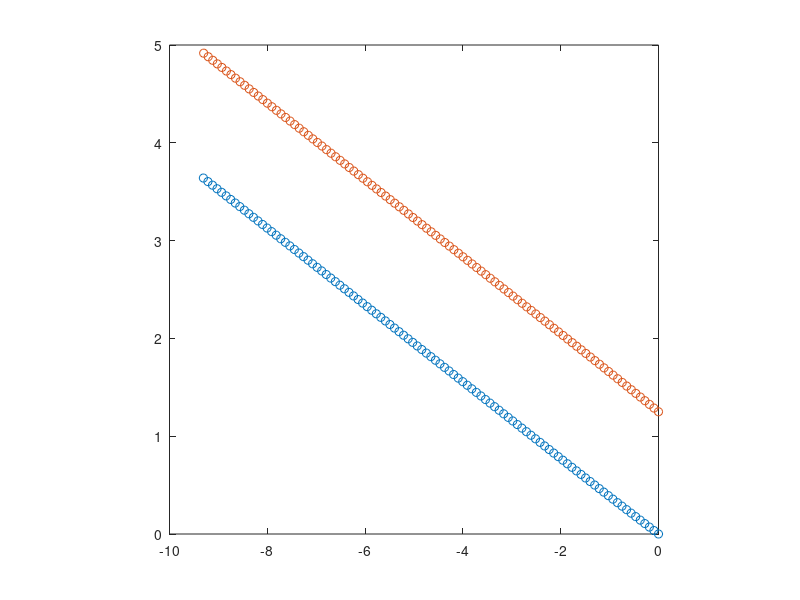
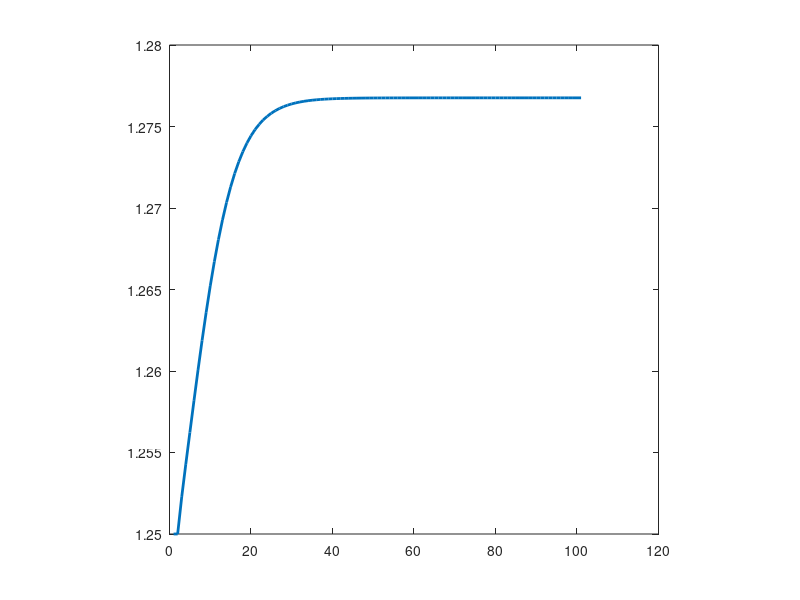
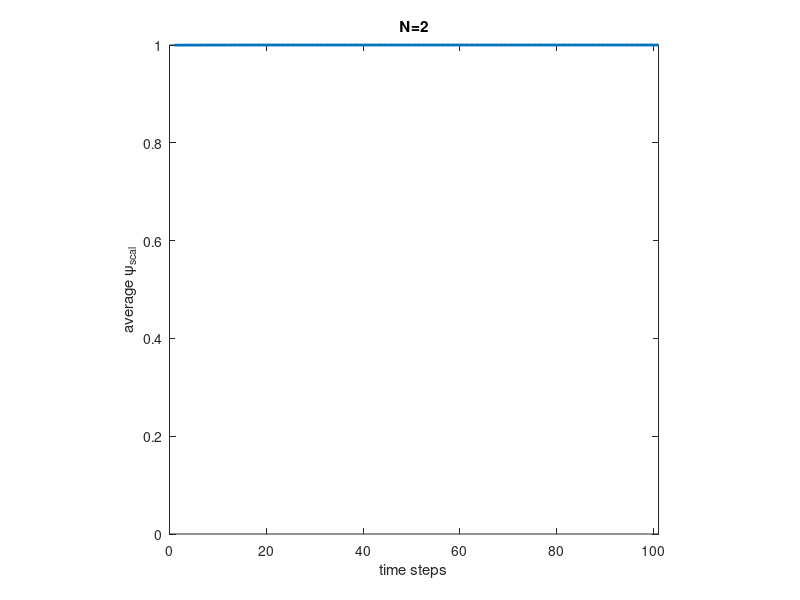

MATLAB code for these plots, in order:
%clear all;
close all;
N=2;
dt=0.1;
step=100;
d0=1;
d1=2.25;
K=1;
sigma=1;
beta=0.25;
theta=2;

avg=zeros(1,step+1);
dis=zeros(1,step+1);
p=zeros(2*N,step+1);
v=zeros(2*N,step+1);
a=zeros(2*N,step+1);
scal=zeros(1,step+1);

if N==2
    p=[0; 0; 0; 2]*0.625;
    %v=[cos(pi/4);sin(pi/4);cos(3*pi/4);sin(3*pi/4)];
    for i=1:N
        ag=rand(1)*pi/2+4/pi;
        v(2*i-1:2*i,1)=[cos(ag);sin(ag)];
    end
elseif N==3
    p(:,1)=[0; 0; 2; 0; 1; sqrt(3)]*0.625;
    %v(:,1)=[cos(pi/4);sin(pi/4);cos(3*pi/4);sin(3*pi/4);cos(2*pi/4);sin(2*pi/4)];
    for i=1:N
        ag=rand(1)*pi/2+4/pi;
        v(2*i-1:2*i,1)=[cos(ag);sin(ag)];
    end
elseif N==4
    p(:,1)=[0; 0; 2; 0; 1; sqrt(3); 1; -sqrt(3)]*0.625;
    %v(:,1)=[cos(pi/4);sin(pi/4);cos(3*pi/4);sin(3*pi/4);cos(2*pi/4);sin(2*pi/4);cos(pi/4);sin(pi/4)];
    for i=1:N
        ag=rand(1)*pi/2+4/pi;
        v(2*i-1:2*i,1)=[cos(ag);sin(ag)];
    end
elseif N==5
    p(:, 1)=[0; 0; 2; 0; 4; 0; 1; sqrt(3); 1; -sqrt(3)]*0.625;
    for i=1:N
        ag=rand(1)*pi/2+4/pi;
        v(2*i-1:2*i,1)=[cos(ag);sin(ag)];
    end
elseif N==10
    p(:, 1)=[0; 0; 2; 0; 4; 0; 6; 0; 1; sqrt(3); 1; -sqrt(3); 3; sqrt(3); 3; -sqrt(3); 5; sqrt(3); 5; -sqrt(3)]*0.625;
    for i=1:N
        ag=rand(1)*pi/2+4/pi;
        v(2*i-1:2*i,1)=[cos(ag);sin(ag)];
    end
elseif N==16
    p(:, 1)=[0; 0; 2; 0; 4; 0; 6; 0; 1; sqrt(3); 1; -sqrt(3); 3; sqrt(3); 3; -sqrt(3); 5; sqrt(3); 5; -sqrt(3); 2; 2*sqrt(3); 2; -2*sqrt(3);
        4; 2*sqrt(3); 4; -2*sqrt(3); 3; 3*sqrt(3); 3; -3*sqrt(3)]*0.625;
    for i=1:N
        ag=rand(1)*pi/2+4/pi;
        v(2*i-1:2*i,1)=[cos(ag);sin(ag)];
    end
end

cnt=0;
for i=1:N
    for j=1:N
        if i~=j
            rp=norm(p(2*j-1:2*j,1)-p(2*i-1:2*i,1));
            if rp<sqrt(d1)
                dis(1,1)=dis(1,1)+rp;
                cnt=cnt+1;
            end
            scal(1,1)=scal(1,1) + dot(v(2*i-1:2*i,1),v(2*j-1:2*j,1))/norm(v(2*i-1:2*i,1))/norm(v(2*j-1:2*j,1));
        end
    end
end

dis(1,1)=dis(1,1)/cnt;

for i=1:step
    cnt=0;
    d=0;
    for j=1:N
        ta=zeros(2,1);
        f0=zeros(2,1);
        f1=zeros(2,1);
        lambda=0;
        for k=1:N
            if j~=k
                rp=norm(p(2*j-1:2*j,i)-p(2*k-1:2*k,i));
                rv=norm(v(2*j-1:2*j,i)-v(2*k-1:2*k,i));
                
                if rp<sqrt(d1)
                    d=d+rp;
                    cnt=cnt+1;
                end

                if i>j
                    ta=ta + K/(sigma^2+rp^2)^beta * (v(2*k-1:2*k,i)-v(2*j-1:2*j,i));
                    f0=1/(rp^2-d0)^theta*(p(2*j-1:2*j,i)-p(2*k-1:2*k,i));
                    f1=1/(rp^2-d1)^theta*(-p(2*k-1:2*k,i)+p(2*j-1:2*j,i));
                    lambda = lambda+1/N*rv^2;
                else
                    ta=ta + K/(sigma^2+rp^2)^beta * (v(2*k-1:2*k,i)-v(2*j-1:2*j,i));
                    f0=1/(rp^2-d0)^theta*(p(2*j-1:2*j,i)-p(2*k-1:2*k,i));
                    f1=1/(rp^2-d1)^theta*(-p(2*k-1:2*k,i)+p(2*j-1:2*j,i));
                end
            end
        end
        a(2*j-1:2*j,i+1)=ta+sqrt(lambda)*(f0-f1);
    end
    v(:,i+1)=v(:,i)+a(:,i+1)*dt;
    p(:,i+1)=p(:,i)+v(:,i)*dt+0.5*a(:,i+1)*dt^2;
    for m=1:N
        for n=1:N
            if m~=n
                scal(1,i+1) = scal(1,i+1) + dot(v(2*m-1:2*m,i+1),v(2*n-1:2*n,i+1))/norm(v(2*m-1:2*m,i+1))/norm(v(2*n-1:2*n,i+1));
            end
        end
    end
    dis(1,i+1)=d/cnt;
end

scal=abs(scal/N/(N-1));
avg=avg+scal;

g=figure;
plot(p(1,:),p(2,:),'o');
hold on;
for i=1:N-1
    plot(p(2*i+1,:),p(2*i+2,:),'o');
end
hold off;
axis square;

h=figure;
t=1:step+1;
plot(t,dis,'LineWidth',2);
axis square;

f=figure;
plot(t,avg,'LineWidth',2);

axis square;
axis([0 step+1 0 1])
xlabel('time steps')
ylabel('average \psi_{scal}')
title('N=2')